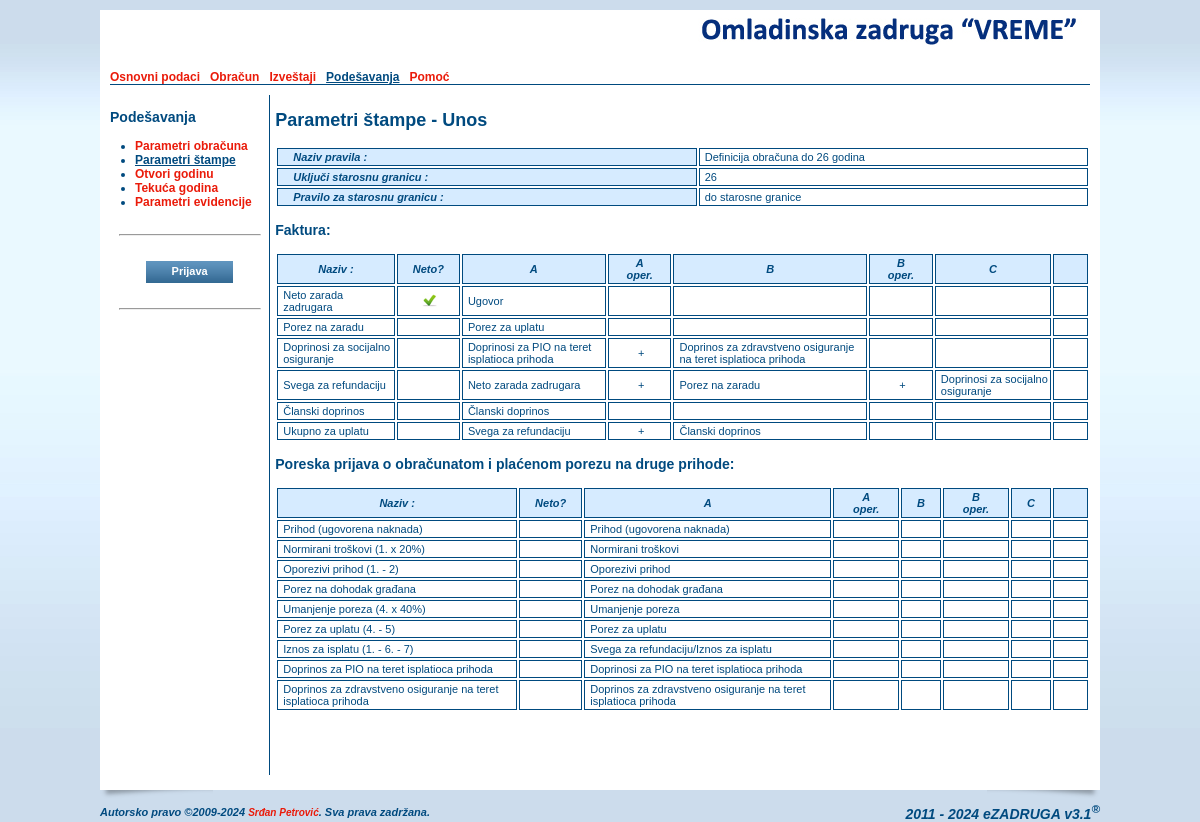
The app's page /parametarstampaunos.php?id=1 with its own data.
### tables this page shows
CREATE TABLE IF NOT EXISTS `oszcooperative` (
  `ID` smallint(6) NOT NULL AUTO_INCREMENT,
  `name` varchar(255) NOT NULL,
  `short` varchar(50) NOT NULL,
  `shortest` varchar(25) NOT NULL,
  `address` varchar(255) DEFAULT NULL,
  `IDPlace` smallint(6) DEFAULT NULL,
  `phone` varchar(20) DEFAULT NULL,
  `mobile` varchar(20) DEFAULT NULL,
  `fax` varchar(20) DEFAULT NULL,
  `email` varchar(255) DEFAULT NULL,
  `url` varchar(255) DEFAULT NULL,
  `account` varchar(255) DEFAULT NULL,
  `reference` varchar(255) NOT NULL,
  `pib` varchar(20) DEFAULT NULL,
  `idnumber` varchar(20) DEFAULT NULL,
  `activity` varchar(20) NOT NULL,
  `currentyear` varchar(4) NOT NULL,
  `contracthours` tinyint(4) NOT NULL DEFAULT '0',
  `memberhours` tinyint(4) NOT NULL DEFAULT '0',
  `headimage` varchar(255) DEFAULT NULL,
  `pdfimage` varchar(255) DEFAULT NULL,
  PRIMARY KEY (`ID`),
  KEY `name` (`name`),
  KEY `IDPlace` (`IDPlace`)
);

CREATE TABLE IF NOT EXISTS `oszmenu` (
  `ID` smallint(6) NOT NULL AUTO_INCREMENT,
  `title` varchar(70) NOT NULL,
  `link` varchar(255) NOT NULL,
  `root` smallint(6) NOT NULL DEFAULT '0',
  `sort` tinyint(4) DEFAULT NULL,
  `sub_item` tinyint(4) NOT NULL DEFAULT '-1',
  `show_admin` tinyint(4) NOT NULL DEFAULT '0',
  PRIMARY KEY (`ID`),
  KEY `title` (`title`),
  KEY `root` (`root`),
  KEY `link` (`link`)
);

CREATE TABLE IF NOT EXISTS `oszinvoicerule` (
  `ID` int(11) NOT NULL AUTO_INCREMENT,
  `name` varchar(255) NOT NULL,
  `age` tinyint(4) NOT NULL,
  `agerule` varchar(2) NOT NULL,
  PRIMARY KEY (`ID`)
);

CREATE TABLE IF NOT EXISTS `oszinvoiceruleprt` (
  `ID` int(11) NOT NULL AUTO_INCREMENT,
  `IDInvoiceRule` int(11) NOT NULL DEFAULT '0',
  `invoice` tinyint(4) NOT NULL DEFAULT '0',
  `name` varchar(255) NOT NULL,
  `net` tinyint(4) NOT NULL DEFAULT '0',
  `sort` tinyint(4) NOT NULL DEFAULT '0',
  `inputA` int(11) NOT NULL DEFAULT '0',
  `inputAOper` varchar(1) NOT NULL,
  `inputB` int(11) NOT NULL DEFAULT '0',
  `inputBOper` varchar(1) NOT NULL,
  `inputC` int(11) NOT NULL DEFAULT '0',
  `inputASrc` varchar(3) NOT NULL,
  `inputBSrc` varchar(3) NOT NULL,
  `inputCSrc` varchar(3) NOT NULL,
  PRIMARY KEY (`ID`),
  KEY `IDInvoiceRule` (`IDInvoiceRule`)
);

CREATE TABLE IF NOT EXISTS `oszinvoiceruledef` (
  `ID` int(11) NOT NULL AUTO_INCREMENT,
  `IDInvoiceRule` int(11) NOT NULL,
  `name` varchar(255) NOT NULL,
  `sort` tinyint(4) NOT NULL DEFAULT '0',
  `invoice` tinyint(4) NOT NULL DEFAULT '0',
  `report` tinyint(4) NOT NULL DEFAULT '0',
  `operator` varchar(1) NOT NULL,
  `input` int(11) NOT NULL DEFAULT '0',
  `inputVal` double NOT NULL DEFAULT '0',
  `inputY` int(11) NOT NULL DEFAULT '0',
  `operatorY` varchar(1) NOT NULL,
  `inputZ` int(11) NOT NULL DEFAULT '0',
  `contributesum` tinyint(4) NOT NULL DEFAULT '0',
  `inputnet` tinyint(4) NOT NULL DEFAULT '0',
  `control` tinyint(4) NOT NULL DEFAULT '0',
  PRIMARY KEY (`ID`),
  KEY `IDInvoiceRule` (`IDInvoiceRule`)
);

### parametarstampaunos.php (the view, shortened to what the rows shown need)
<?php
include_once('./header.php');
$id             = 0;
$name           = '';
$age            = 0;
$agerule        = '';
if (isset($_GET["id"])) $id = (int)$_GET["id"];
if ($id > 0) {
  $query = mysql_query(sprintf("SELECT * FROM oszinvoicerule WHERE ID=%d",$id)) or die(mysql_error());
  $res = mysql_fetch_array($query);
  if (isset($res["ID"])) {
    $name     = $res["name"];
    $age      = $res["age"];
    $agerule  = $res["agerule"];
  }
}
?>
              <h2><?=$GLOBALS["sectiontitle"];?></h2>
              <table cellpadding="2" cellspacing="2" border="0" class="table_edit" width="100%">
                <tr>
                  <th>Naziv pravila : </th>
                  <td><?=$name?></td>
                </tr>
                <tr>
                  <th>Uključi starosnu granicu : </th>
                  <td><?=$age?></td>
                </tr>
                <tr>
                  <th>Pravilo za starosnu granicu : </th>
                  <td><?=$GLOBALS["invoicerule"][$agerule];?>
                  </td>
                </tr>
              </table>
<?
if ($id > 0) {
  $query = mysql_query(sprintf("SELECT * FROM oszinvoiceruledef WHERE IDInvoiceRule=%d ORDER BY sort", $id)) or die(mysql_error());
  $def = array();
  while ($res = mysql_fetch_array($query)) {
    $def[$res["ID"]] = $res["name"];
  }
  $query = mysql_query(sprintf("SELECT * FROM oszinvoiceruleprt WHERE IDInvoiceRule=%d AND invoice ORDER BY sort", $id)) or die(mysql_error());
  $prt = array();
  while ($res = mysql_fetch_array($query)) {
    $prt[$res["ID"]] = $res["name"];
  }
  $query = mysql_query(sprintf("SELECT * FROM oszinvoiceruleprt WHERE IDInvoiceRule=%d AND invoice ORDER BY sort", $id)) or die(mysql_error());
  $_Invoiceruleprt = array();
  $affected = mysql_num_rows($query);
  while ($res = mysql_fetch_array($query)) {
    $_Invoiceruleprt[$res["ID"]] = array (
      "IDInvoiceRule" => $res["IDInvoiceRule"],
      "invoice"       => $res["invoice"],
      "name"          => $res["name"],
      "net"           => $res["net"],
      "sort"          => $res["sort"],
      "inputA"        => $res["inputA"],
      "inputAOper"    => $res["inputAOper"],
      "inputASrc"     => $res["inputASrc"],
      "inputB"        => $res["inputB"],
      "inputBOper"    => $res["inputBOper"],
      "inputBSrc"     => $res["inputBSrc"],
      "inputC"        => $res["inputC"],
      "inputCSrc"     => $res["inputCSrc"]
    );
  }
  if ($affected > 0) {
?>
              <table cellpadding="2" cellspacing="2" border="0" class="table_browse" width="100%">
                <tr>
                  <th>Naziv : </th>
                  <th>Neto?</th>
                  <th>A</th>
                  <th>A oper.</th>
                  <th>B</th>
                  <th>B oper.</th>
                  <th>C</th>
                  <th>&nbsp;</th>
                </tr>
<?  $started = true;
    foreach ($_Invoiceruleprt AS $key => $res) {
?>
                <tr>
                  <td><?=$res["name"];?></td>
                  <td align="center"><? if ($res["net"]) { ?> <img src="./images/form/att.jpg" /><? } else echo '&nbsp;'; ?> </td>
                  <td>
    <? if ((int)$res["inputA"] > 0) {
      switch($res["inputASrc"]) {
        case "ugo":
          echo 'Ugovor';
          break;
        case "def":
          echo $def[$res["inputA"]];
          break;
        case "prt":
          echo $prt[$res["inputA"]];
          break;
      } } else echo '&nbsp;';
    ?>
                   </td>
                  <td align="center"><?if (strlen(trim($res["inputAOper"])) > 0) echo $res["inputAOper"]; else echo '&nbsp;'; ?></td>
                  <td>
    <? if ((int)$res["inputB"] > 0) {
      switch($res["inputBSrc"]) {
        case "def":
          echo $def[$res["inputB"]];
          break;
        case "prt":
          echo $prt[$res["inputB"]];
          break;
      } } else echo '&nbsp;';
    ?>
                   </td>
                  <td align="center"><?if (strlen(trim($res["inputBOper"])) > 0) echo $res["inputBOper"]; else echo '&nbsp;'; ?></td>
                  <td>
    <? if ((int)$res["inputC"] > 0) {
      switch($res["inputCSrc"]) {
        case "prt":
          echo $prt[$res["inputC"]];
          break;
      } } else echo '&nbsp;';
    ?>
                   </td>
                  <td align="center">
                  </td>
                </tr>
<? } ?>
              </table>
<?
  }
  $query = mysql_query(sprintf("SELECT * FROM oszinvoiceruleprt WHERE IDInvoiceRule=%d AND NOT invoice ORDER BY sort", $id)) or die(mysql_error());
  $_Invoiceruleprt = array();
  $affected = mysql_num_rows($query);
  while ($res = mysql_fetch_array($query)) {
    $_Invoiceruleprt[$res["ID"]] = array (
      "IDInvoiceRule" => $res["IDInvoiceRule"],
      "invoice"       => $res["invoice"],
      "name"          => $res["name"],
      "net"           => $res["net"],
      "sort"          => $res["sort"],
      "inputA"        => $res["inputA"],
      "inputAOper"    => $res["inputAOper"],
      "inputASrc"     => $res["inputASrc"],
      "inputB"        => $res["inputB"],
      "inputBOper"    => $res["inputBOper"],
      "inputBSrc"     => $res["inputBSrc"],
      "inputC"        => $res["inputC"],
      "inputCSrc"     => $res["inputCSrc"]
    );
  }
  if ($affected > 0) {
?>
              <table cellpadding="2" cellspacing="2" border="0" class="table_browse" width="100%">
                <tr>
                  <th>Naziv : </th>
                  <th>Neto?</th>
                  <th>A</th>
                  <th>A oper.</th>
                  <th>B</th>
                  <th>B oper.</th>
                  <th>C</th>
                  <th>&nbsp;</th>
                </tr>
<?  $started = true;
    foreach ($_Invoiceruleprt AS $key => $res) {
?>
                <tr>
                  <td><?=$res["name"];?></td>
                  <td align="center"><? if ($res["net"]) { ?> <img src="./images/form/att.jpg" /><? } else echo '&nbsp;'; ?> </td>
                  <td>
    <? if ((int)$res["inputA"] > 0) {
      switch($res["inputASrc"]) {
        case "def":
          echo $def[$res["inputA"]];
          break;
      } } else echo '&nbsp;';
    ?>
                   </td>
                  <td align="center"><?if (strlen(trim($res["inputBOper"])) > 0) echo $res["inputBOper"]; else echo '&nbsp;'; ?></td>
                  <td>
                   </td>
                  <td align="center"><?if (strlen(trim($res["inputBOper"])) > 0) echo $res["inputBOper"]; else echo '&nbsp;'; ?></td>
                  <td>
                   </td>
                  <td align="center">
                  </td>
                </tr>
<? } ?>
              </table>
<?
  }
} ?>
<?php
include_once('./footer.php');
?>

### header.php (shortened to what the rows shown need)
<?php
require_once('./lang/sr.php');
if (!isset($_session))
{
  $_session = new c_Session;
}
$_esettings = $_session->_getSettings();
if (count($_esettings) == 0) {
  $query = mysql_query("select * from esettings where ID > 0 LIMIT 1") or die(mysql_error());
  $_esettings = mysql_fetch_array($query);
}
$_oszcooperative = $_session->_getCooperative();
if (count($_oszcooperative) == 0) {
  $query = mysql_query("select * from oszcooperative where ID > 0 LIMIT 1") or die(mysql_error());
  $_oszcooperative = mysql_fetch_array($query);
}
$_timescale   = $_session->_getTimeScale();
$forSelf = explode("/", $_SERVER['PHP_SELF']);
$_self   = $forSelf[count($forSelf)-1];
$_menu   = array();
$_root   = 0;
$_father = 0;
$_this   = 0;
$_index  = false;
$query = mysql_query("SELECT * FROM oszmenu ORDER BY root, sort") or die(mysql_error());
while ($res = mysql_fetch_array($query)) {
  if ($_self == trim($res['link'])) {
    $_this    = $res['ID'];
    $_father  = $res['root'];
  }
  if ($res['root'] > 0) {
    foreach($_menu[0] as $key => $menu) {
      if ($key == $res['root']) {
        $_menu[0][$key]['submenu'][$res['ID']] = array(
        "ID"        => $res['ID'],
        "title"     => $res['title'],
        "link"      => $res['link'],
        "root"      => $res['root'],
        "sort"      => $res['sort'],
        "sub_item"  => $res['sub_item'],
        "show_admin"=> $res['show_admin']
        );
      }
    }
  } else {
    $_menu[0][$res['ID']] = array(
      "ID"    => $res['ID'],
      "title" => $res['title'],
      "link"  => $res['link'],
      "root"  => $res['root'],
      "sort"      => $res['sort'],
      "sub_item"  => $res['sub_item'],
      "show_admin"=> $res['show_admin']
    );
  }
}
if ($_father > 0 || $_this > 0) {
  if ($_father > 0) {
    if (!isset($_menu[$_root][$_father]['submenu'][$_this])) {
      foreach($_menu[$_root] as $key => $submenu) {
        if (isset($_menu[$_root][$key]['submenu'][$_father])) {
          $_root = $key;
          break;
        }
      }
    }
  }
} else $_index  = true;
?>
<!DOCTYPE html PUBLIC "-//W3C//DTD XHTML 1.0 Transitional//EN" "http://www.w3.org/TR/xhtml1/DTD/xhtml1-transitional.dtd">
<html xmlns="http://www.w3.org/1999/xhtml" >
  <head>
    <link href="./css/style.css" rel="stylesheet" type="text/css">
    <link href="./css/calendar.css" rel="stylesheet" type="text/css">
  </head>
<?php
if (isset($preload_image) && is_array($preload_image)) {
  $strOnLoad = "javascript:MM_preloadImages(";
  $start = true;
  foreach($preload_image as $_image) {
    if ($start)
    {
      $start = false;
      $strOnLoad .= "'". $_image."'";
    } else $strOnLoad .= ",'". $_image."'";
  }
?>
  <body OnLoad="<?=$strOnLoad;?>">
<?php
} else {
?>
  <body>
<?php
}
?>
    <div class="main_content_location" align="center" valign="top">
      <table cellpadding="0" cellspacing="0" border="0">
        <tr>
          <td colspan="2" valign="top">
            <table cellpadding="0" cellspacing="0" border="0" class="content_all">
              <tr>
                <td class="content_main" valign="top">
                    <table cellpadding="0" cellspacing="0" border="0" class="content_main">
                      <tr>
                        <td>
                          <table cellpadding="0" cellspacing="0" border="0" class="header">
                            <tr>
                              <td align="right" valign="top" class="header_right">
                                <a href="./index.php">
<?php if (isset($_esettings["custom_head"]) && $_esettings["custom_head"] && isset($_oszcooperative["headimage"]) && file_exists($_oszcooperative["headimage"])) { ?>
                                  <img src="<?=$_oszcooperative["headimage"];?>" alt="<?=$_LANG["sr"]["MAIN_IMAGE_ALT"];?>" title="<?=$_LANG["sr"]["MAIN_IMAGE_ALT"];?>" />
<?php } else { ?>
                                  <img src="./images/ezadruga_logo.png" alt="<?=$_LANG["sr"]["MAIN_IMAGE_ALT"];?>" title="<?=$_LANG["sr"]["MAIN_IMAGE_ALT"];?>" />
<?php } ?>
                                </a>
                              </td>
                            </tr>
                            <tr>
                              <td class="main_menu" colspan="2">
<?
  foreach ($_menu[0] as $key => $menu) {
    if (intval($menu["sort"]) > 0) {
      if ($key == $_father || $key == $_root){
        if ($_menu[0][$key]["show_admin"] && $GLOBALS["admin"]) {
?>
                                <a href="./<?=$_menu[0][$key]["link"];?>" class="main_menu_selected"><?=$_menu[0][$key]["title"];?></a> &nbsp;
<?
        } else {
?>
                                <a href="./<?=$_menu[0][$key]["link"];?>" class="main_menu_selected"><?=$_menu[0][$key]["title"];?></a> &nbsp;
<?
        }
      } else {
        if ($_menu[0][$key]["show_admin"] && $GLOBALS["admin"]) {
?>
                                <a href="./<?=$_menu[0][$key]["link"];?>"><?=$_menu[0][$key]["title"];?></a> &nbsp;
<?
        } else {
?>
                                <a href="./<?=$_menu[0][$key]["link"];?>"><?=$_menu[0][$key]["title"];?></a> &nbsp;
<?
        }
      }
    }
  }
?>
                              </td>
                          </table>
                        </td>
                      </tr>
                      <tr>
                        <td valign="top">
                          <table cellpadding="0" cellspacing="0" border="0" class="main_content">
                            <tr>
                              <td class="left_menu" valign="top">
<?php
if (!$_index) {
?>
                                <ul>
<?php
  $sub_item = -1;
  if ($_root > 0) {
    foreach($_menu[0][$_root]['submenu'] as $key => $menu) {
      if (intval($_menu[0][$_root]['submenu'][$key]["sort"]) > 0)
      {
        if ($key == $_father || $key == $sub_item) {
          if ($_menu[0][$_root]['submenu'][$key]["show_admin"] && $GLOBALS["admin"]) {
?>
                                  <li><a href="<?=$_menu[0][$_root]['submenu'][$key]["link"];?>" class="main_menu_selected"><?=$_menu[0][$_root]['submenu'][$key]["title"];?></a></li>
<?
          } elseif (!$_menu[0][$_root]['submenu'][$key]["show_admin"]) {
?>
                                  <li><a href="<?=$_menu[0][$_root]['submenu'][$key]["link"];?>" class="main_menu_selected"><?=$_menu[0][$_root]['submenu'][$key]["title"];?></a></li>
<?php
          }
        } else {
          if ($_menu[0][$_root]['submenu'][$key]["show_admin"] && $GLOBALS["admin"]) {
?>
                                  <li><a href="<?=$_menu[0][$_root]['submenu'][$key]["link"];?>"><?=$_menu[0][$_root]['submenu'][$key]["title"];?></a></li>
<?
          } elseif (!$_menu[0][$_root]['submenu'][$key]["show_admin"]) {
?>
                                  <li><a href="<?=$_menu[0][$_root]['submenu'][$key]["link"];?>"><?=$_menu[0][$_root]['submenu'][$key]["title"];?></a></li>
<?php
          }
        }
      }
    }
  }
?>
                                </ul>
<?
} else {
?>
<?php
}
?>
                              </td>
                              <td style="width:830px;padding-left:5px;" valign="top">

### records on screen
oszcooperative: headimage (picture)
oszmenu: title "Osnovni podaci"
oszmenu: title "Obračun"
oszmenu: title "Izveštaji"
oszmenu: title "Podešavanja"
oszmenu: title "Pomoć"
oszmenu: title "Parametri obračuna"
oszmenu: title "Parametri štampe"
oszmenu: title "Otvori godinu"
oszmenu: title "Tekuća godina"
oszmenu: title "Parametri evidencije"
oszinvoicerule: name "Definicija obračuna do 26 godina", age "26", agerule "do starosne granice"
oszinvoiceruleprt: name "Neto zarada zadrugara", net 1 (drawn), inputA "Ugovor"
oszinvoiceruleprt: name "Porez na zaradu", inputA "Porez za uplatu", name "Normirani troškovi (1. x 20%)", inputA "Normirani troškovi", name "Porez za uplatu (4. - 5)"
oszinvoiceruleprt: name "Doprinosi za socijalno osiguranje", inputA "Doprinosi za PIO na teret isplatioca prihoda", inputAOper "+", inputB "Doprinos za zdravstveno osiguranje na teret isplatioca prihoda", name "Oporezivi prihod (1. - 2)", inputA "Oporezivi prihod", name "Iznos za isplatu (1. - 6. - 7)", inputA "Svega za refundaciju/Iznos za isplatu", name "Doprinos za PIO na teret isplatioca prihoda"
oszinvoiceruleprt: name "Svega za refundaciju", inputA "Neto zarada zadrugara", inputAOper "+", inputB "Porez na zaradu", inputBOper "+", inputC "Doprinosi za socijalno osiguranje"
oszinvoiceruleprt: name "Članski doprinos", inputA "Članski doprinos", name "Umanjenje poreza (4. x 40%)", inputA "Umanjenje poreza"
oszinvoiceruleprt: name "Ukupno za uplatu", inputA "Svega za refundaciju", inputAOper "+", inputB "Članski doprinos"
oszinvoiceruledef: name "Porez na dohodak građana", inputA "Porez na dohodak građana"

### other values on screen
$GLOBALS["menutitle"] "Podešavanja"
$GLOBALS["sectiontitle"] "Parametri štampe - Unos"
$res["name"] "Prihod (ugovorena naknada)"
$def[$res["inputA"]] "Prihod (ugovorena naknada)"
$res["name"] "Doprinos za zdravstveno osiguranje na teret isplatioca prihoda"
$def[$res["inputA"]] "Doprinos za zdravstveno osiguranje na teret isplatioca prihoda"
$GLOBALS["version"] "3.1"
